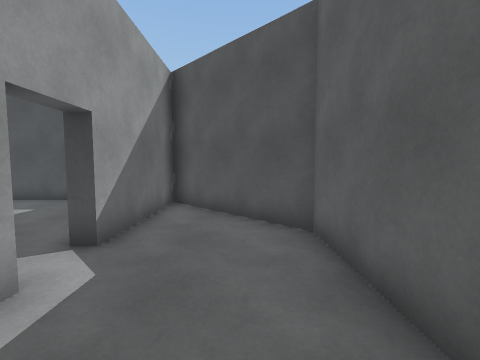
[1] (above)

18 first-person views from a walk through a Unity game level. The camera is 1.5 m above the floor, tilts 4° down and sees 90° across. The floor is counted in squares, 1 m on a side. Each view is taken from the middle of a square. On the plan, view 1 faces up. The plan holds only what a view shows up to about 13 squares ahead; the rest is blank. The place goes on beyond the plan. The player is left out.

[2]
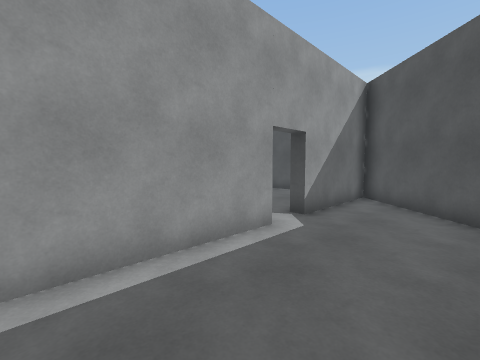

[3]
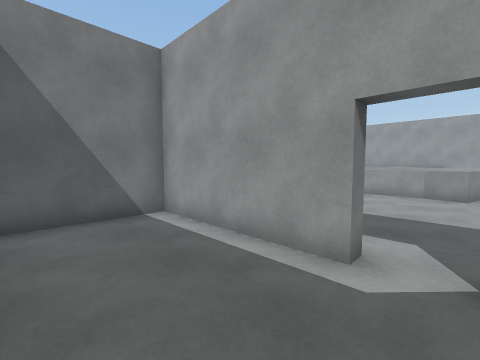

[4]
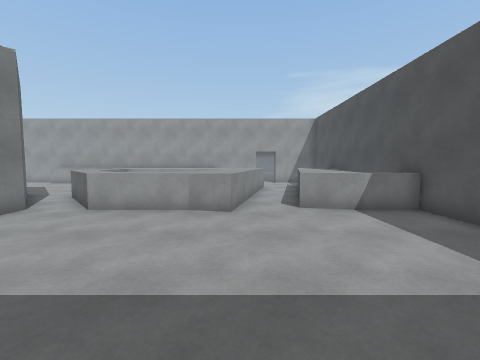

[5]
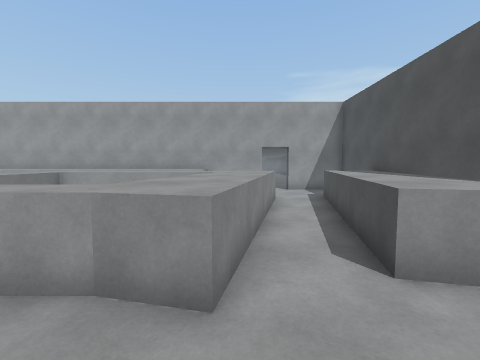

[6]
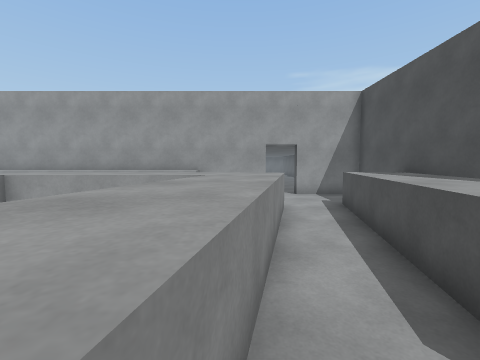

[7]
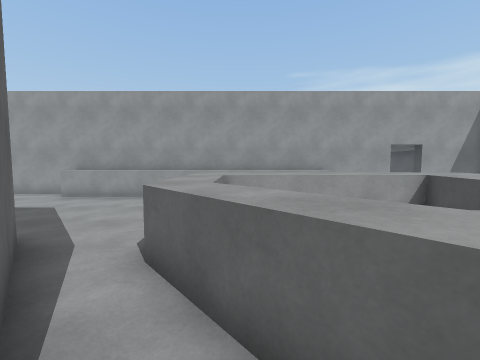

[8]
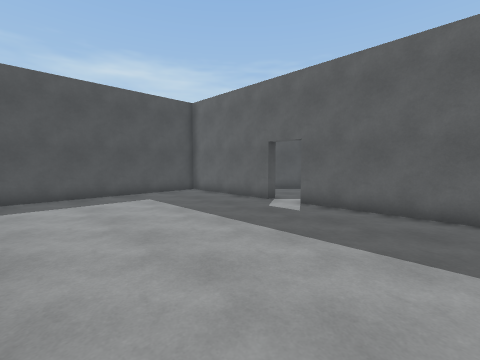

[9]
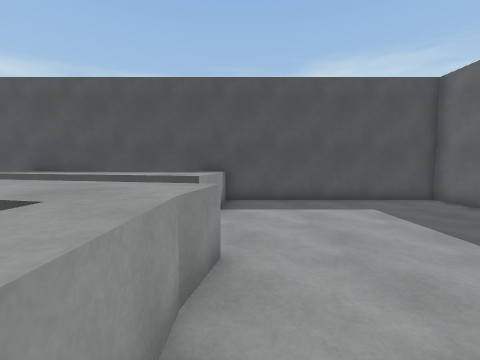

[10]
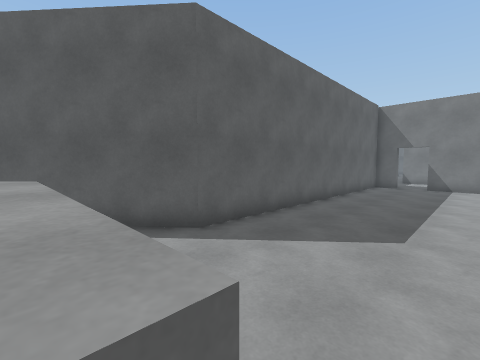

[11]
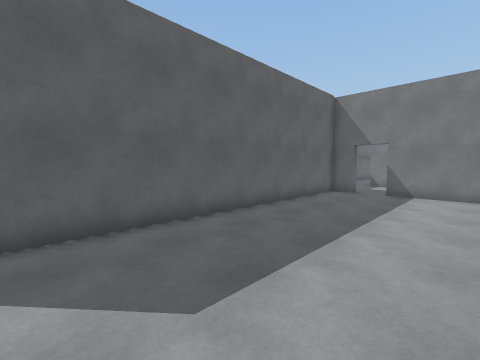

[12]
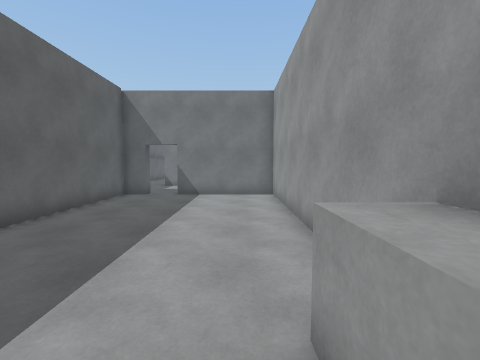

[13]
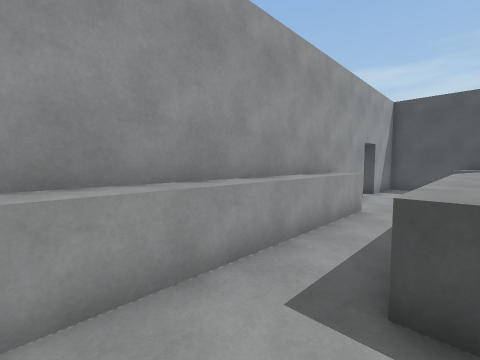

[14]
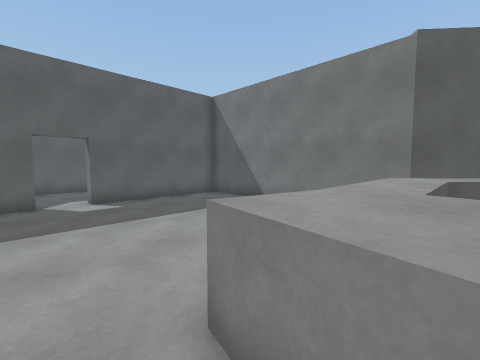

[15]
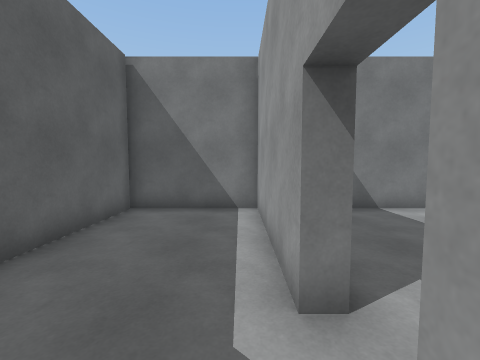

[16]
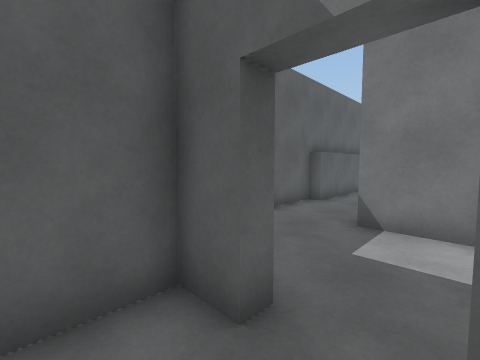

[17]
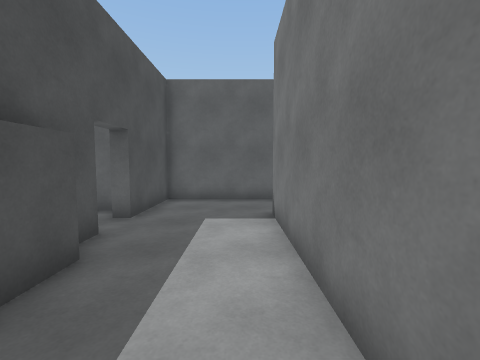

[18]
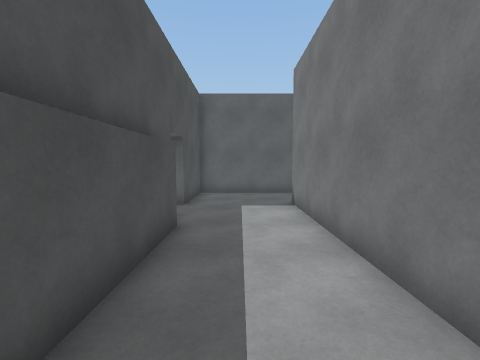

### Floor plan
Key: @ floor where view 1 was taken; # wall or solid block; . floor; ^ raised ledge.
Columns run from 25 left of view 1 to 2 right of it. Each row starts with its distance up from view 1.
 10   #####################
  9   #.  ^^^^^  ^........###
  8   #..^^^^^^^^^........#.##
  7   #.....^^^^^^........#..##
  6   ..........^^........#...##
  5   #.. ^^^^............#....#
  4   #.. ^^^^^^^^.............#
  3   #.. ^^^^^^^^.............#
  2   #^. ^^   ^^^........#....#
  1   #^..^^    .^........#....#
  0   #^..^^    .^........#..@.#
 -1   #^..^^   .^^........#....#
 -2   #^..^^  .^^.........#....#
 -3   #^..^^^^^^ ###############
 -4   #^........##
 -5   #^.......##
 -6   #^......##
 -7   #^......#
 -8   #^......#
 -9   #^......#
-10   #^......#
-11   #.......#
-12   #.......#
-13   #.......#
-14   #.......#
-15   #.......#
-16   #.......#
-17   #.......#
-18   #.......#
-19   #.......#
-20   ######.####
-21   ..........#
-22 . ..........#
-23   ..........#
-24   ########..#
-25           ..#
-26           ..#
-27           ..#

Positions as (right, up) in squares from view 1, and headings:
1: (0, 0), facing up
2: (1, -2), facing up-left
3: (1, 4), facing down-left
4: (-4, 4), facing left
5: (-9, 4), facing left
6: (-11, 4), facing left
7: (-11, -2), facing left
8: (-11, -2), facing up-right
9: (-11, 0), facing up
10: (-20, -3), facing down-right
11: (-21, -7), facing down-right
12: (-21, -8), facing down
13: (-19, -6), facing up-left
14: (-13, 5), facing down-right
15: (-2, 5), facing down
16: (-18, -18), facing down-right
17: (-23, -23), facing right
18: (-25, -22), facing right
